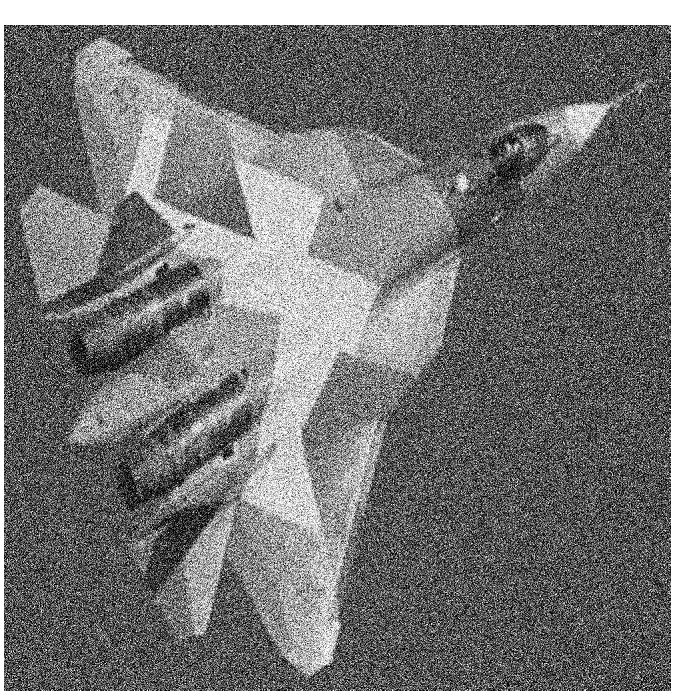
#> input picture Geometric Transformation of images and image thresholdig/tp1.png, 675 x 698 px
$ python otsuBinerization.py
#> lines starting #> are read from the running program, lines starting #| are printed output that depends on the picture; after the words box and inside, x2 and y2 are one past the last pixel; in counts of white or black regions, pixels touching at a corner belong together
import cv2
import numpy as np
from matplotlib import pyplot as plt

print("the program is run and executed by karan shah 1812054-A3")
img = cv2.imread("tp1.png", 0)
#> img is the input picture: shape (698, 675); min 0, max 255, mean 116.7

ret, th1 = cv2.threshold(img, 127, 246, cv2.THRESH_BINARY)
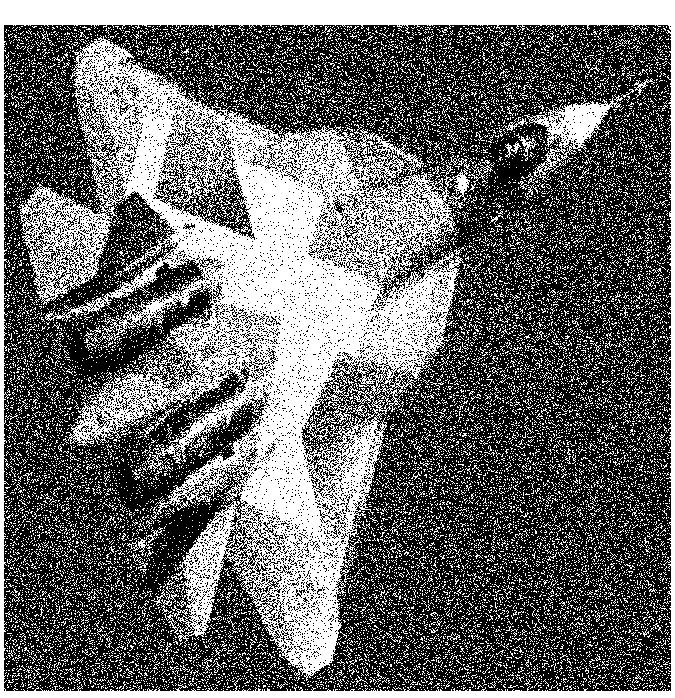
#> th1: shape (698, 675); values 0 (black) and 246 (white), 40.6% white; 20803 white regions (20691 under 20 px), largest, box (x1, y1, x2, y2) and area: (17, 35, 470, 681) 101146, (0, 0, 675, 698) 28208, (524, 94, 623, 182) 2447
ret2, th2 = cv2.threshold(img, 0, 221, cv2.THRESH_BINARY+cv2.THRESH_OTSU)
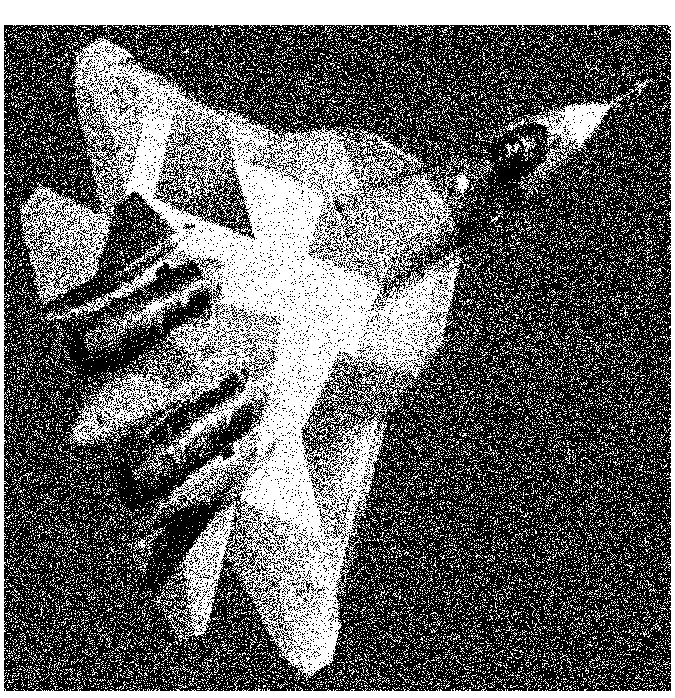
#> th2: shape (698, 675); values 0 (black) and 221 (white), 39.2% white; 21423 white regions (21353 under 20 px), largest, box (x1, y1, x2, y2) and area: (45, 36, 470, 681) 93768, (0, 0, 675, 698) 28042, (17, 182, 116, 305) 4526
#> ret2 = 129
blur = cv2.GaussianBlur(img, (5, 5), 0)
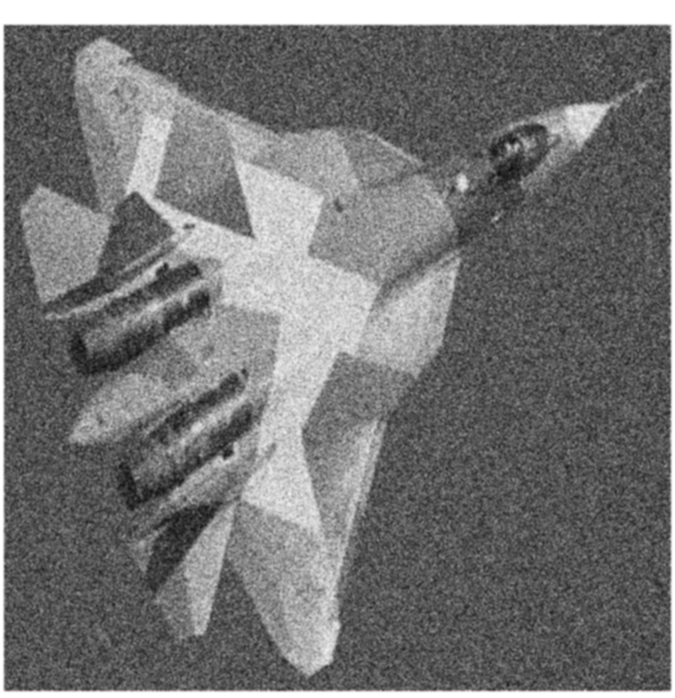
#> blur: shape (698, 675); min 13, max 255, mean 116.8
ret3, th3 = cv2.threshold(
    blur, 0, 255, cv2.THRESH_BINARY+cv2.THRESH_OTSU)
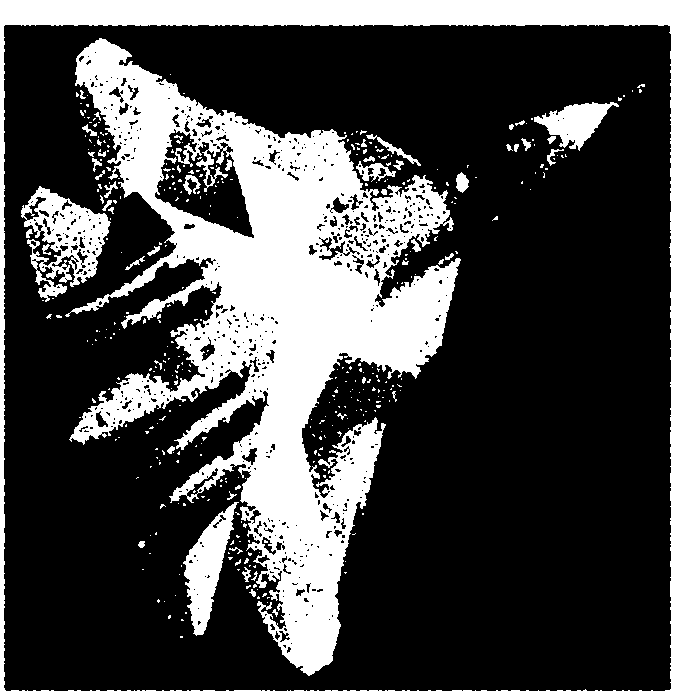
#> th3: shape (698, 675); 27.6% white; 396 white regions (344 under 20 px), largest, box (x1, y1, x2, y2) and area: (65, 38, 461, 676) 88009, (0, 0, 675, 698) 28065, (21, 186, 111, 302) 4599
#> ret3 = 139

images = [img, 0, th1, img, 0, th2, blur, 0, th3]
titles = ['Original Noisy Image', 'Histogram', 'Global Thresholding',
          'Original Noisy Image', 'Histogram', "Otsu's Thresholding",
          'Gaussian filtered Image', 'Histogram', "Otsu's Thresholding"]

for i in range(3):
    plt.subplot(3, 3, i*3+1), plt.imshow(images[i*3], 'gray')
    plt.title(titles[i*3]), plt.xticks([]), plt.yticks([])
    plt.subplot(3, 3, i*3+2), plt.hist(images[i*3].ravel(), 256)
    plt.title(titles[i*3+1]), plt.xticks([]), plt.yticks([])
    plt.subplot(3, 3, i*3+3), plt.imshow(images[i*3+2], 'gray')
    plt.title(titles[i*3+2]), plt.xticks([]), plt.yticks([])
plt.show()
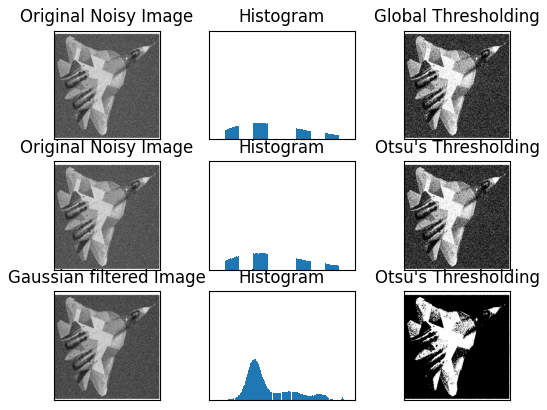
#> figure drawn by matplotlib, 9 panels

$ run again, with Geometric Transformation of images and image thresholdig/tp2.PNG copied over Geometric Transformation of images and image thresholdig/tp1.png
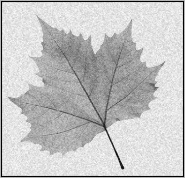
#> input picture Geometric Transformation of images and image thresholdig/tp2.PNG, 185 x 178 px
#> img is the input picture: shape (178, 185); min 0, max 254, mean 195.8
#> `ret, th1 = cv2.threshold(img, 127, 246, cv2.THRESH_BINARY)`:
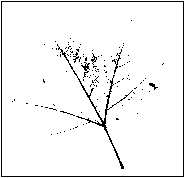
#> th1: shape (178, 185); values 0 (black) and 246 (white), 95.4% white; black in thin lines or dots
#> th2: shape (178, 185); values 0 (black) and 221 (white), 60.6% white; 2 black regions, box (x1, y1, x2, y2) and area: (8, 15, 165, 170) 11553, (0, 0, 185, 178) 1434
#> ret2 = 187
#> `ret3, th3 = cv2.threshold( blur, 0, 255, cv2.THRESH_BINARY+cv2.THRESH_..`:
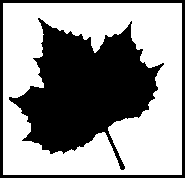
#> th3: shape (178, 185); 57.4% white; 2 black regions, box (x1, y1, x2, y2) and area: (9, 18, 164, 170) 11889, (0, 0, 185, 178) 2142
#> ret3 = 189
